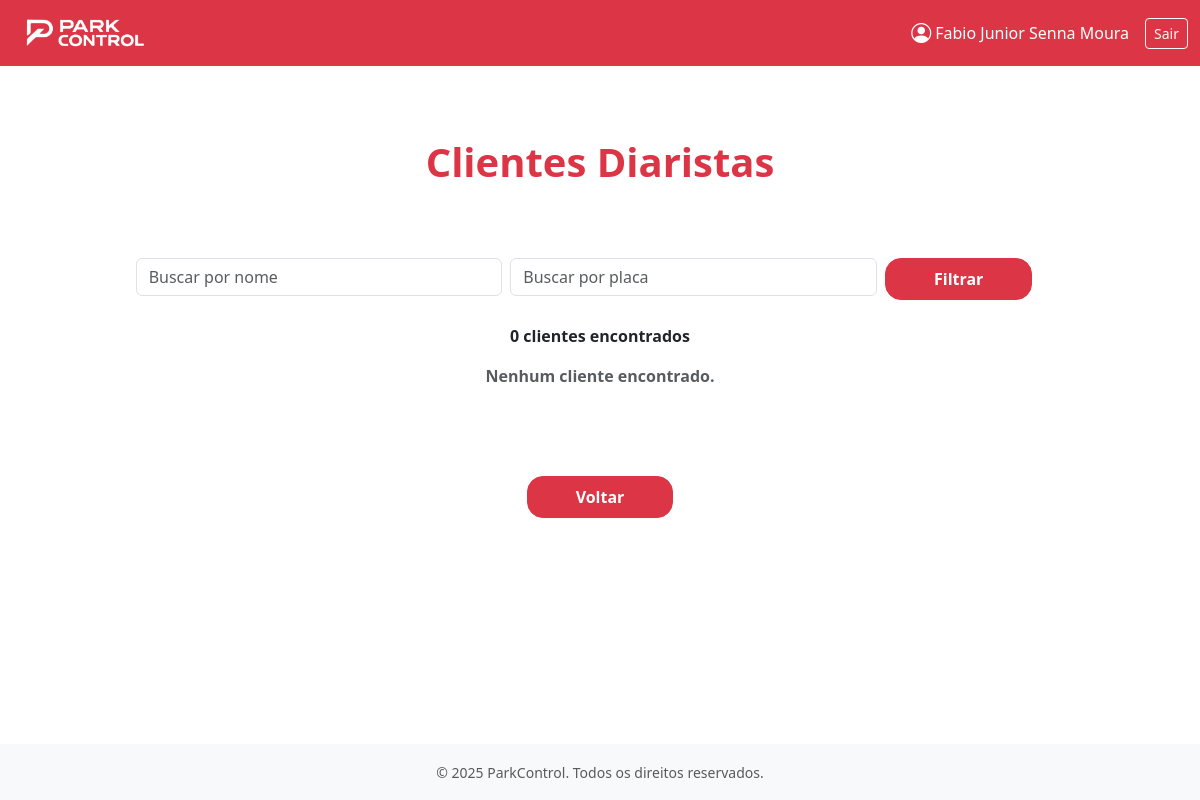
The page /diaristas/ (signed in) on the database as committed earlier.
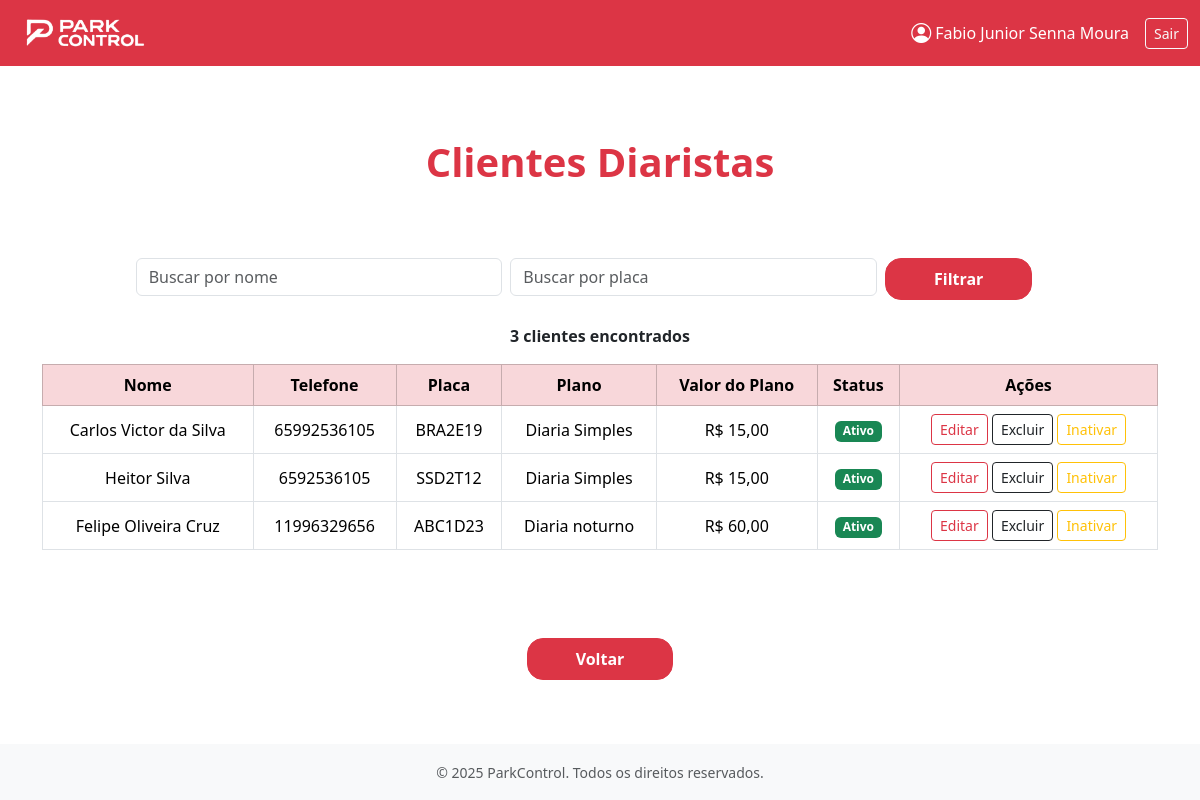
The same page on the database as committed later.
### apps/clientes/models.py (models this page shows, shortened)
class Diarista(models.Model):
    nome = models.CharField(max_length=100)
    telefone = models.CharField(
        max_length=15,
        validators=[
            RegexValidator(
                r'^\(?\d{2}\)?[-.\s]?\d{4,5}[-.\s]?\d{4}$',
                'Telefone no formato inválido (ex: (65) 99999-9999)'
            )
        ]
    )
    plano = models.ForeignKey(
        Planos,
        on_delete=models.SET_NULL,
        null=True,
        blank=True,
        limit_choices_to={'tipo_plano': 'Diarista'},
        related_name="diaristas"
    )
    placa = models.CharField(
        max_length=10,
        unique=True,
        validators=[
            RegexValidator(
                r'^[A-Z]{3}[0-9][A-Z][0-9]{2}$',
                'Placa no formato inválido (ex: ABC1D23 - padrão Mercosul)'
            )
        ]
    )
    ativo = models.BooleanField(default=True)
    historico = HistoricalRecords()

### apps/planos/models.py (models this page shows, shortened)
class Planos(models.Model):
    TIPO_PLANO_CHOICES = [
        ('Mensalista', 'Mensalista'),
        ('Diarista', 'Diarista'),
    ]
    TIPO_MENSAL_CHOICES = [
        ('Mensal', 'Mensal'),
        ('Anual','Anual')
    ]
    STATUS_CHOICES = [
        ('Ativo', 'Ativo'),
        ('Inativo', 'Inativo'),
    ]
    nome = models.CharField( max_length=50, blank=False, null=False)
    validade = models.PositiveIntegerField(blank=False, null=False)
    descricao = models.TextField(blank=True)
    data_criacao = models.DateTimeField(auto_now_add=True)
    ultima_alteracao = models.DateTimeField(auto_now=True)
    tipo_plano = models.CharField(max_length=20, choices=TIPO_PLANO_CHOICES, blank=False, null=False)
    status = models.CharField(max_length=20, choices=STATUS_CHOICES, blank=True, null=True,default='Ativo')
    valor_diaria = models.DecimalField(max_digits=10, decimal_places=2, blank=True, null=True)
    valor = models.DecimalField(max_digits=10, decimal_places=2, blank=True, null=True)
    tipo_mensal  = models.CharField(max_length=20, choices=TIPO_MENSAL_CHOICES, blank=True, null=True)
    historico = HistoricalRecords()  # Adiciona histórico de alterações

### apps/clientes/views.py (the view)
# urls.py: path('diaristas/', views.cliente_diarista_view, name='cliente_diarista'),
@login_required(login_url='login_parkcontrol')
def cliente_diarista_view(request):
    diaristas = Diarista.objects.all()
    query_nome = request.GET.get('nome', '')
    query_placa = request.GET.get('placa', '')
    if query_nome:
        diaristas = diaristas.filter(nome__icontains=query_nome)
    if query_placa:
        diaristas = diaristas.filter(placa__icontains=query_placa)
    logger.info(f"Visualização lista diaristas - filtros: nome='{query_nome}', placa='{query_placa}'")
    return render(request, 'clientes/cliente_diarista.html', {'diaristas': diaristas, 'query_nome': query_nome, 'query_placa': query_placa})

### apps/clientes/templates/clientes/cliente_diarista.html (shortened to what the changed rows need)
{% extends "base.html" %}
{% load static %}
{% block content %}
<main class="flex-grow-1 d-flex flex-column justify-content-center align-items-center py-5">
    <h1 class="text-danger fw-bold mb-5">Clientes Diaristas</h1>
    <div class="container mt-4">
        <form method="GET" class="row g-2 mb-4 justify-content-center">
            <div class="col-md-4">
            </div>
            <div class="col-md-4">
            </div>
            <div class="col-md-2">
            </div>
        </form>
        <p class="text-center fw-bold">
            {{ diaristas|length }} cliente{{ diaristas|length|pluralize }} encontrado{{ diaristas|length|pluralize }}
        </p>
        <div class="table-responsive">
            {% if diaristas %}
            <table class="table table-bordered text-center align-middle">
                <thead class="table-danger">
                    <tr>
                        <th>Nome</th>
                        <th>Telefone</th>
                        <th>Placa</th>
                        <th>Plano</th>
                        <th>Valor do Plano</th>
                        <th>Status</th>
                        <th>Ações</th>
                    </tr>
                </thead>
                <tbody>
                    {% for cliente in diaristas %}
                    <tr>
                        <td>{{ cliente.nome }}</td>
                        <td>{{ cliente.telefone }}</td>
                        <td>{{ cliente.placa }}</td>
                        <td>{{ cliente.plano.nome }}</td>
                        <td>R$ {{ cliente.plano.valor|floatformat:2 }}</td>
                        <td>
                            {% if cliente.ativo %}
                                <span class="badge bg-success">Ativo</span>
                            {% else %}
                                <span class="badge bg-secondary">Inativo</span>
                            {% endif %}
                        </td>
                        <td>
                            <a href="{% url 'clientes:editar_diarista' pk=cliente.pk %}" class="btn btn-outline-danger btn-sm">Editar</a>
                            {% if user.is_authenticated and user.perfil_acesso == 'Administrador' %}
                                <a href="{% url 'clientes:excluir_diarista' pk=cliente.pk %}" class="btn btn-outline-dark btn-sm">Excluir</a>
                                {% if cliente.ativo %}
                                    <a href="{% url 'clientes:inativar_diarista' pk=cliente.pk %}" class="btn btn-outline-warning btn-sm">
                                        Inativar
                                    </a>
                                {% else %}
                                    <a href="{% url 'clientes:ativar_diarista' pk=cliente.pk %}" class="btn btn-outline-success btn-sm">
                                        Ativar
                                    </a>
                                {% endif %}
                            {% endif %}
                        </td>
                    </tr>
                    {% empty %}
                    <tr>
                        <td colspan="5">Nenhum cliente encontrado.</td>
                    </tr>
                    {% endfor %}
                </tbody>
            </table>
            {% else %}
            <p class="text-center fw-bold text-muted">Nenhum cliente encontrado.</p>
            {% endif %}
        </div>
    </div>
</main>
{% endblock %}

Rows that differ between the two databases and show on the page:
added Diarista: nome "Carlos Victor da Silva", telefone "65992536105", placa "BRA2E19", plano.nome "Diaria Simples", plano.valor "15,00", ativo "Ativo"
added Diarista: nome "Heitor Silva", telefone "6592536105", placa "SSD2T12", plano.nome "Diaria Simples", plano.valor "15,00", ativo "Ativo"
added Diarista: nome "Felipe Oliveira Cruz", telefone "11996329656", placa "ABC1D23", plano.nome "Diaria noturno", plano.valor "60,00", ativo "Ativo"
Other text that changed with them:
{{ diaristas|length }}: "0" → "3"
text no longer shown: "Nenhum cliente encontrado."
text now shown: "Nome Telefone Placa Plano Valor do Plano Status Ações"
